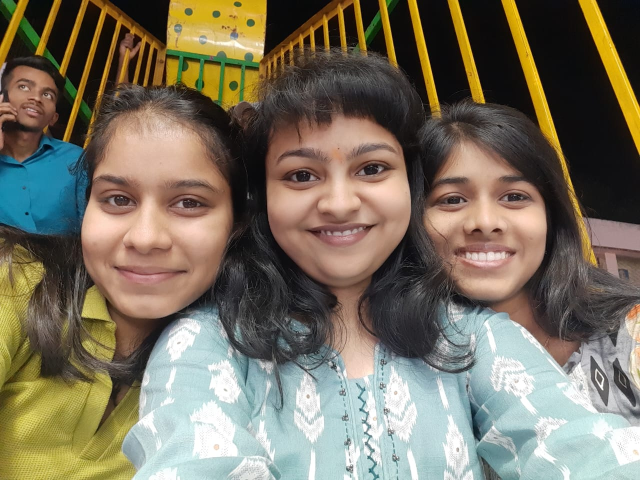
#> input picture yolov3/Species_Recognizer_Project-main/test1.jpg, 1280 x 960 px (shown at 1/2 size)
$ jupyter execute --allow-errors 'Species Recognizer Using YOLO.ipynb'
#> lines starting #> are read from the running program, lines starting #| are printed output that depends on the picture
[cell 1]
import cv2
import numpy as np
import matplotlib.pyplot as plt

#> (a cell that did not finish here is left out)

[cell 3]
classes = []

with open("./coco.names", 'r') as f:
#> (reads yolov3/Species_Recognizer_Project-main/coco.names from the repository)
    classes = f.read().splitlines()

[cell 4]
classes

[cell 5]
len(classes)

[cell 6]
img = cv2.imread("./test1.jpg")
#> img is the input picture: shape (960, 1280, 3); mean B, G, R 96.5, 114.1, 122.3

[cell 7]
blob = cv2.dnn.blobFromImage(img, 1/255, (320,320), (0,0,0), swapRB=True, crop=False)

[cell 8]
blob.shape
#> Out = (1, 3, 320, 320)

[cell 9]
# to print img:

i = blob[0].reshape(320,320,3)
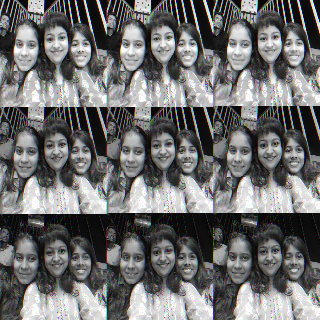
#> i: shape (320, 320, 3) float32; mean of channels 0, 1, 2 0.436, 0.436, 0.436; drawn as B, G, R
plt.imshow(i)

#> (a cell that did not finish here is left out)

#> (a cell that did not finish here is left out)

[cell 12]
height, width, _ = img.shape
#> height = 960; width = 1280

[cell 13]
height
#> Out = 960

[cell 14]
width
#> Out = 1280
